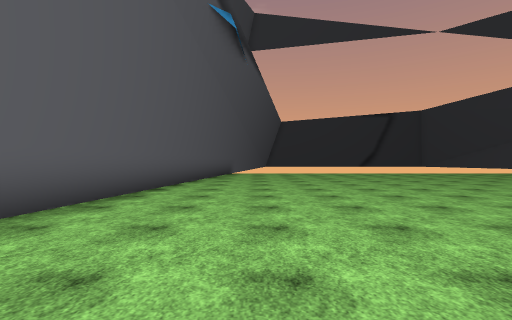
[1] (above)

16 first-person views from a walk through a Unity game level. The camera is 1.4 m above the floor, looks level and sees 85° across. The floor is counted in squares, 2 m on a side. Each view is taken from the middle of a square. On the plan, view 1 faces up. The plan holds only what a view shows up to about 9 squares ahead; the rest is blank. The place goes on beyond the plan. Some surface patterns are stand-ins.

[2]
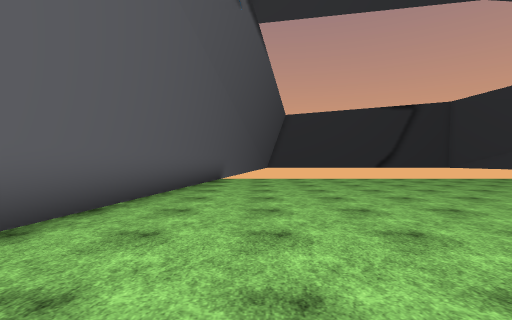

[3]
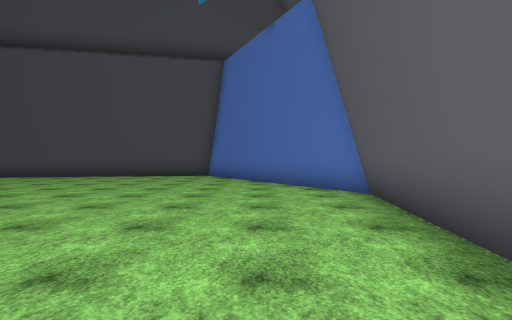

[4]
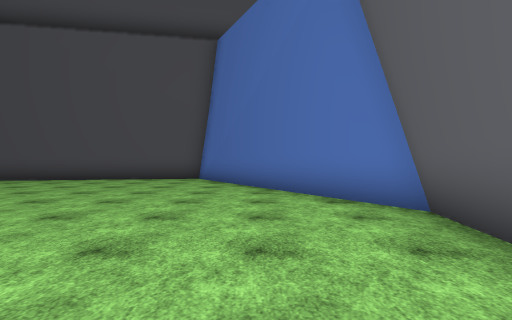

[5]
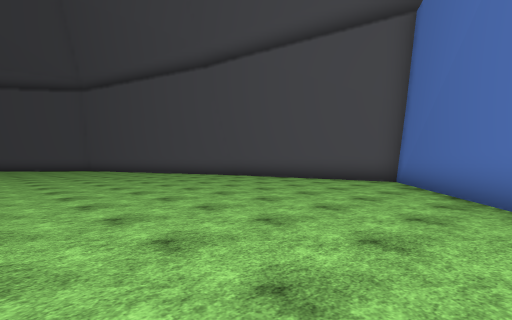

[6]
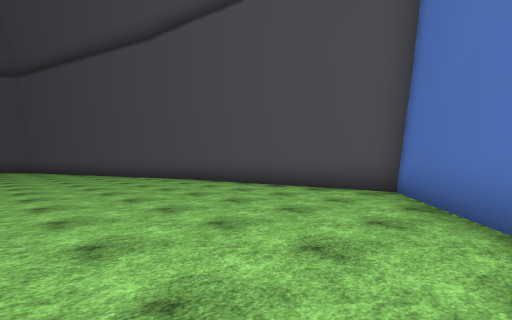

[7]
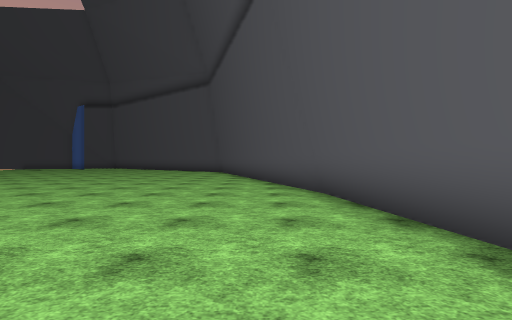

[8]
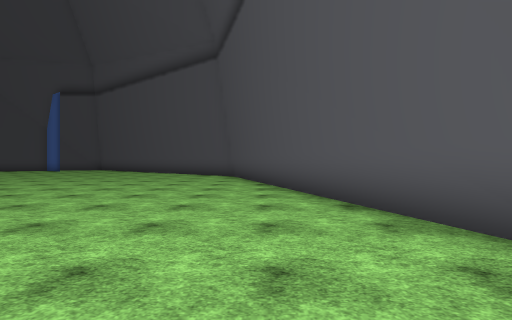

[9]
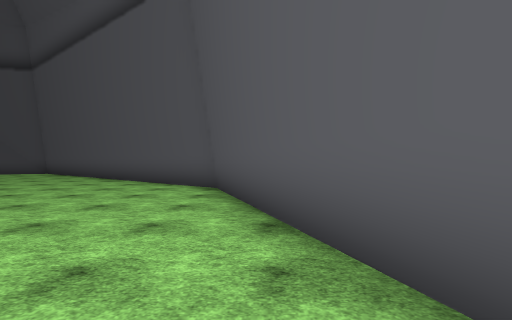

[10]
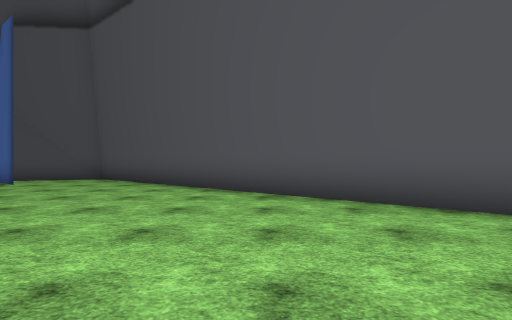

[11]
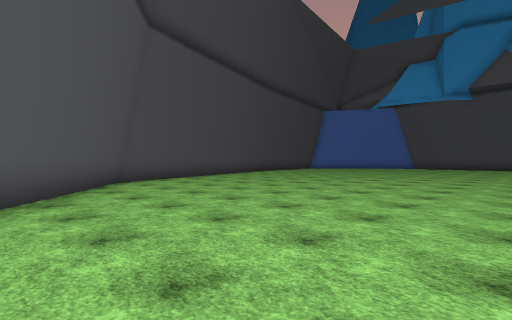

[12]
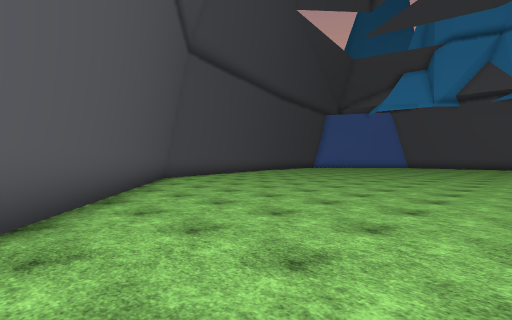

[13]
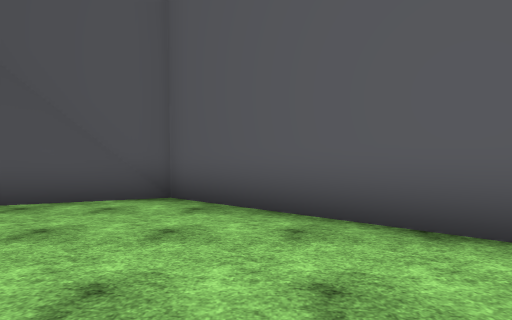

[14]
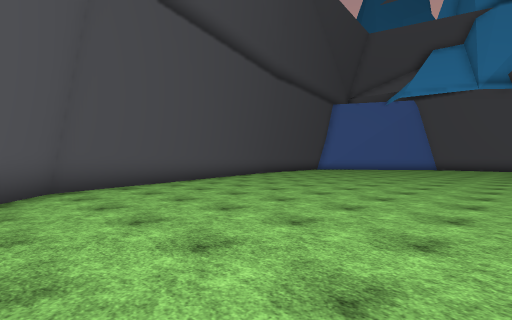

[15]
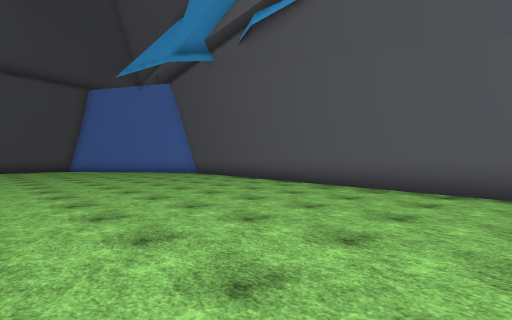

[16]
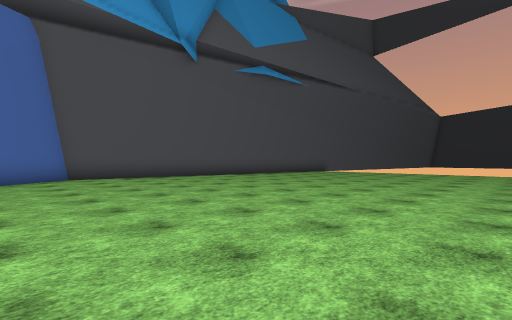

### Floor plan
Points are (right, up) in squares from view 1. A wall is a line through its corners. A room is listed if a view was taken in it or the views show most of it. See-through windows are left out.
Room 1 (views 1, 2, 3, 4, 5, 6, 7, 8, 9, 10, 11, 12, 13, 14, 15, 16)
walls: (7.9, -4.4) (17.8, -1) (25.1, 8.7) (24.3, 11); (-1.2, 13.8) (-3.2, 1.1) (1.1, -5.4) (8, -4.3); (22.8, 9.8) (23.6, 10.9); (25, 8.5) (24.9, 9.5)

Where each view was taken, in squares from view 1:
view 1: 0 up, 0 right, facing up
view 2: 4 up, 0 right, facing up
view 3: 7 up, 1 left, facing down
view 4: 5 up, 1 left, facing down
view 5: 4 up, 2 left, facing down-right
view 6: 1 up, 1 left, facing down-right
view 7: 3 down, 2 right, facing right
view 8: 2 down, 6 right, facing right
view 9: 2 down, 11 right, facing right
view 10: 3 up, 15 right, facing right
view 11: 8 up, 21 right, facing down-left
view 12: 9 up, 23 right, facing down-left
view 13: 7 up, 20 right, facing right
view 14: 6 up, 19 right, facing down-left
view 15: 14 up, 5 right, facing down-left
view 16: 1 down, 8 right, facing up-left
